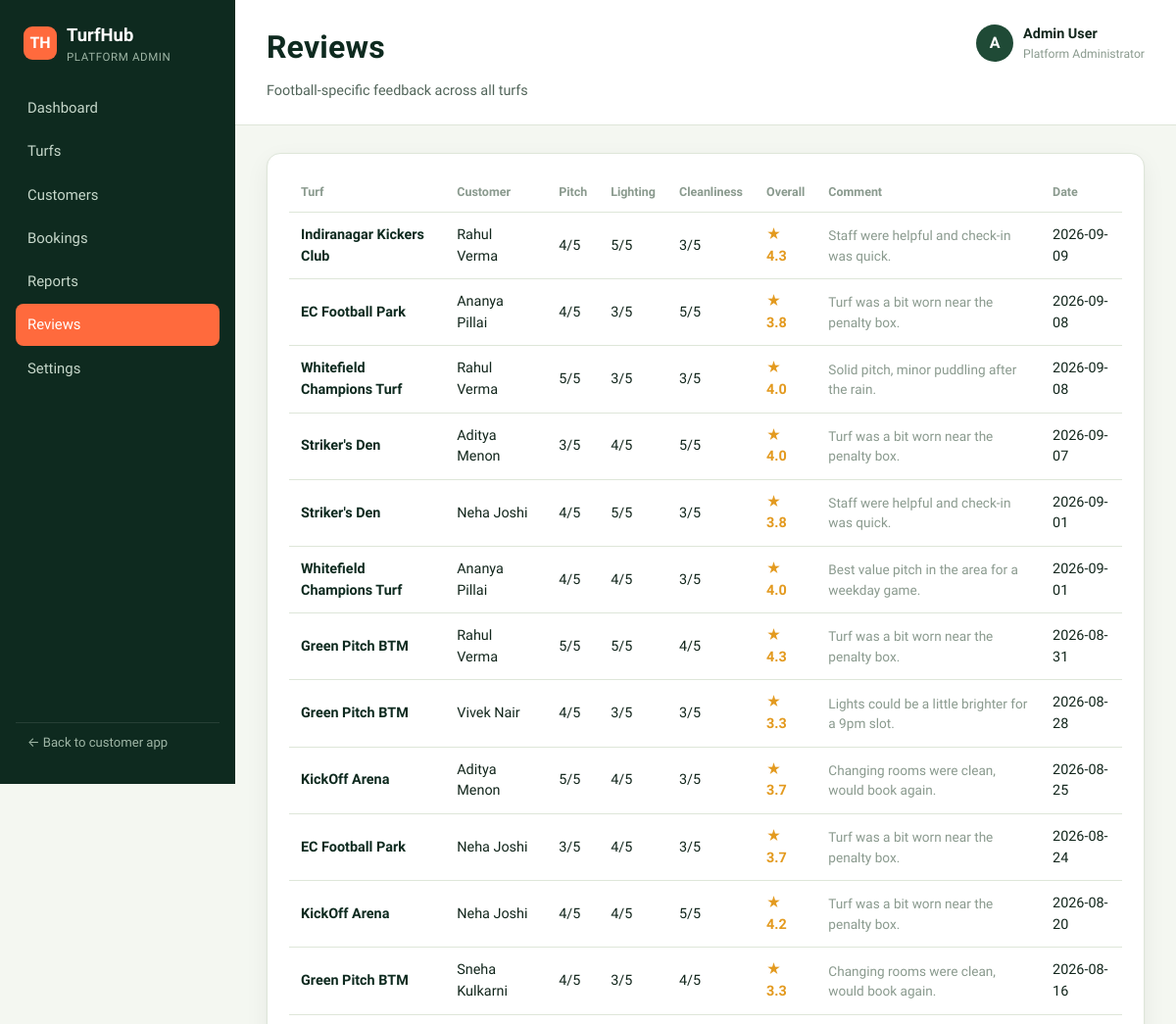
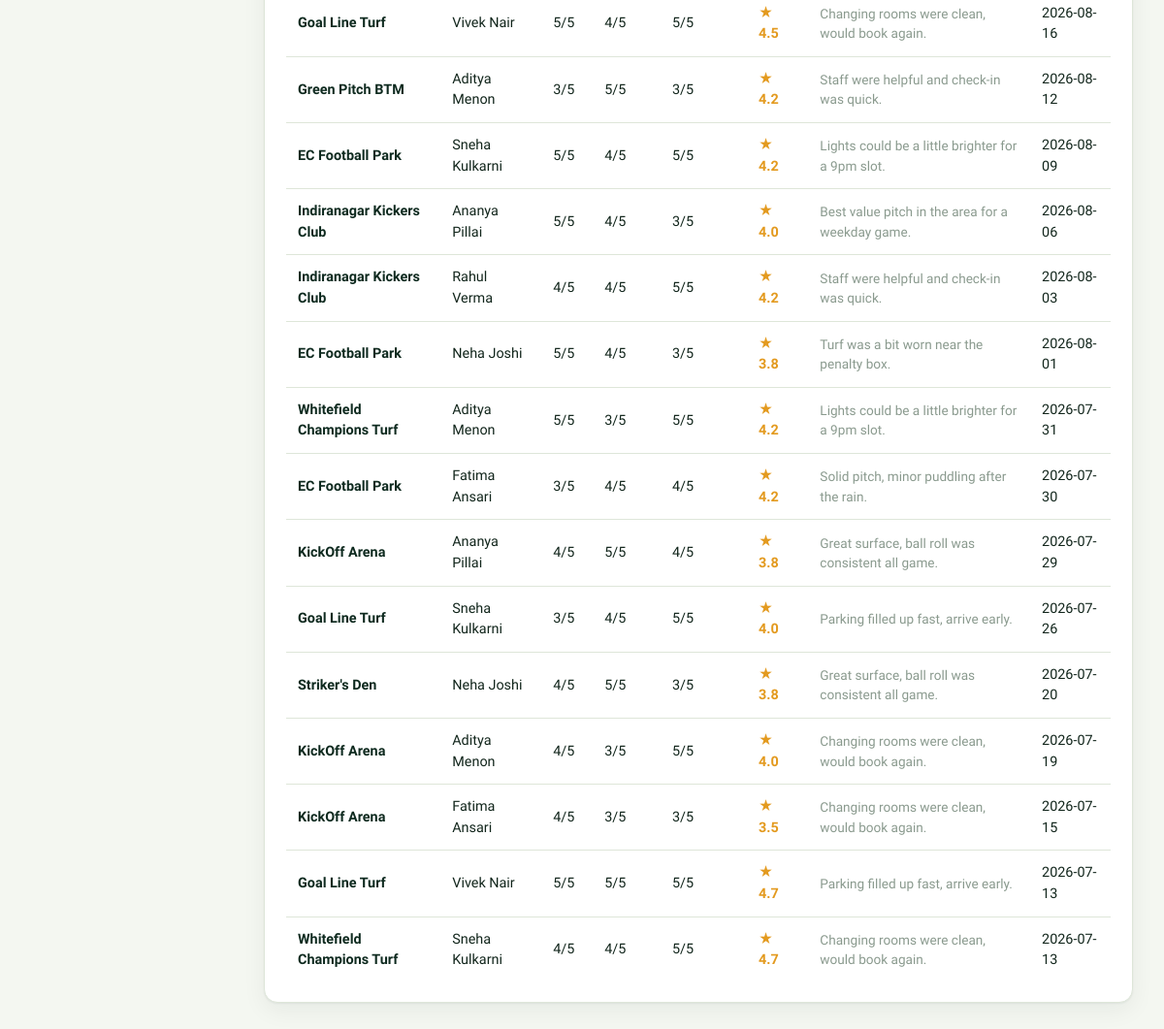
Page /admin/reviews on the committed database (2 pictures, top to bottom).
### tables this page shows
CREATE TABLE reviews (
    id INTEGER PRIMARY KEY,
    turf_id INTEGER REFERENCES turfs(id),
    customer_id INTEGER REFERENCES customers(id),
    pitch_quality INTEGER NOT NULL,
    lighting INTEGER NOT NULL,
    cleanliness INTEGER NOT NULL,
    maintenance INTEGER NOT NULL,
    facilities_rating INTEGER NOT NULL,
    value_for_money INTEGER NOT NULL,
    overall REAL NOT NULL,
    comment TEXT NOT NULL,
    review_date TEXT NOT NULL
);

CREATE TABLE turfs (
    id INTEGER PRIMARY KEY,
    name TEXT NOT NULL,
    area TEXT NOT NULL,
    address TEXT NOT NULL,
    manager_id INTEGER REFERENCES managers(id),
    price_per_hour INTEGER NOT NULL,
    turf_type TEXT NOT NULL,          -- 5-a-side / 6-a-side / 7-a-side / 11-a-side
    surface_type TEXT NOT NULL,       -- Artificial Turf / Hybrid Grass / Natural Grass
    description TEXT NOT NULL,
    facilities TEXT NOT NULL,         -- comma separated
    opening_time TEXT NOT NULL,
    closing_time TEXT NOT NULL,
    rating REAL NOT NULL,
    status TEXT NOT NULL DEFAULT 'pending',       -- active / pending / suspended
    verified INTEGER NOT NULL DEFAULT 0,
    image TEXT NOT NULL,
    phone TEXT NOT NULL,
    distance_km REAL NOT NULL,
    created_at TEXT NOT NULL
);

CREATE TABLE customers (
    id INTEGER PRIMARY KEY,
    name TEXT NOT NULL,
    email TEXT NOT NULL,
    phone TEXT NOT NULL,
    joined_date TEXT NOT NULL
);

### blueprints/admin/routes.py (the view)
@admin_bp.route("/reviews")
def reviews():
    conn = get_db()
    rows = conn.execute(
        """SELECT reviews.*, turfs.name as turf_name, customers.name as customer_name
           FROM reviews
           JOIN turfs ON turfs.id = reviews.turf_id
           JOIN customers ON customers.id = reviews.customer_id
           ORDER BY review_date DESC LIMIT 50"""
    ).fetchall()
    conn.close()
    return render_template("admin/reviews.html", reviews=rows)

### database.py (called while the page is built)
def get_db():
    conn = sqlite3.connect(DATABASE_PATH)
    conn.row_factory = sqlite3.Row
    conn.execute("PRAGMA foreign_keys = ON")
    return conn

### templates/admin/reviews.html (shortened to what this page needs)
{% extends "base_admin.html" %}
{% block admin_title %}Reviews{% endblock %}
{% block admin_subtitle %}Football-specific feedback across all turfs{% endblock %}
{% block admin_content %}
<div class="panel">
  <div class="table-wrap">
    <table class="data-table">
      <thead><tr><th>Turf</th><th>Customer</th><th>Pitch</th><th>Lighting</th><th>Cleanliness</th><th>Overall</th><th>Comment</th><th>Date</th></tr></thead>
      <tbody>
        {% for r in reviews %}
        <tr>
          <td class="cell-name">{{ r.turf_name }}</td>
          <td>{{ r.customer_name }}</td>
          <td>{{ r.pitch_quality }}/5</td>
          <td>{{ r.lighting }}/5</td>
          <td>{{ r.cleanliness }}/5</td>
          <td class="stars">★ {{ r.overall }}</td>
          <td class="cell-muted">{{ r.comment }}</td>
          <td>{{ r.review_date }}</td>
        </tr>
        {% endfor %}
      </tbody>
    </table>
  </div>
</div>
{% endblock %}

### static/css/style.css (style rules this page uses)
:root { --bg: #F4F7F1; --bg-alt: #FFFFFF; --pitch-900: #0E2A1F; --pitch-800: #163829; --pitch-700: #1F4A36; --pitch-600: #2C5F45; --line: #DEE6D9; --line-strong: #C6D1C0; --ink: #12261C; --ink-soft: #52655A; --ink-faint: #8A9A8E; --accent: #FF6A3D; --accent-dark: #E14F22; --accent-soft: #FFE4D8; --amber: #E39A1F; --amber-soft: #FCEDCB; --success: #2E7D4F; --success-soft: #DCEFE1; --danger: #C63C3C; --danger-soft: #FBE1DF; --radius-sm: 8px; --radius-md: 14px; --radius-lg: 20px; --shadow-card: 0 1px 2px rgba(14,42,31,0.06), 0 8px 24px rgba(14,42,31,0.06); --font-display: 'Barlow Condensed', 'Arial Narrow', sans-serif; --font-body: 'Work Sans', -apple-system, sans-serif; }
* { box-sizing: border-box; }
html, body { margin: 0; padding: 0; }
body { font-family: var(--font-body); background: var(--bg); color: var(--ink); line-height: 1.5; -webkit-font-smoothing: antialiased; }
.panel { background: var(--bg-alt); border: 1px solid var(--line); border-radius: var(--radius-md); padding: 20px 22px; margin-bottom: 20px; box-shadow: var(--shadow-card); }
.table-wrap { overflow-x: auto; }
table.data-table { width: 100%; border-collapse: collapse; font-size: 0.9rem; }
.data-table th { text-align: left; padding: 10px 12px; color: var(--ink-faint); font-weight: 600; border-bottom: 1px solid var(--line); font-size: 0.78rem; }
.data-table td { padding: 12px; border-bottom: 1px solid var(--line); vertical-align: middle; }
.data-table tr:last-child td { border-bottom: none; }
.cell-name { font-weight: 600; color: var(--pitch-900); }
.cell-muted { color: var(--ink-faint); font-size: 0.85rem; }
.stars { color: var(--amber); font-weight: 700; }

### rows in the picture
reviews: turf_name "Indiranagar Kickers Club", customer_name "Rahul Verma", pitch_quality "4", lighting "5", cleanliness "3", overall "4.3", comment "Staff were helpful and check-in was quick.", review_date "2026-09-09"
reviews: turf_name "EC Football Park", customer_name "Ananya Pillai", pitch_quality "4", lighting "3", cleanliness "5", overall "3.8", comment "Turf was a bit worn near the penalty box.", review_date "2026-09-08"
reviews: turf_name "Whitefield Champions Turf", customer_name "Rahul Verma", pitch_quality "5", lighting "3", cleanliness "3", overall "4.0", comment "Solid pitch, minor puddling after the rain.", review_date "2026-09-08"
reviews: turf_name "Striker's Den", customer_name "Aditya Menon", pitch_quality "3", lighting "4", cleanliness "5", overall "4.0", comment "Turf was a bit worn near the penalty box.", review_date "2026-09-07"
reviews: turf_name "Striker's Den", customer_name "Neha Joshi", pitch_quality "4", lighting "5", cleanliness "3", overall "3.8", comment "Staff were helpful and check-in was quick.", review_date "2026-09-01"
reviews: turf_name "Whitefield Champions Turf", customer_name "Ananya Pillai", pitch_quality "4", lighting "4", cleanliness "3", overall "4.0", comment "Best value pitch in the area for a weekday game.", review_date "2026-09-01"
reviews: turf_name "Green Pitch BTM", customer_name "Rahul Verma", pitch_quality "5", lighting "5", cleanliness "4", overall "4.3", comment "Turf was a bit worn near the penalty box.", review_date "2026-08-31"
reviews: turf_name "Green Pitch BTM", customer_name "Vivek Nair", pitch_quality "4", lighting "3", cleanliness "3", overall "3.3", comment "Lights could be a little brighter for a 9pm slot.", review_date "2026-08-28"
reviews: turf_name "KickOff Arena", customer_name "Aditya Menon", pitch_quality "5", lighting "4", cleanliness "3", overall "3.7", comment "Changing rooms were clean, would book again.", review_date "2026-08-25"
reviews: turf_name "EC Football Park", customer_name "Neha Joshi", pitch_quality "3", lighting "4", cleanliness "3", overall "3.7", comment "Turf was a bit worn near the penalty box.", review_date "2026-08-24"
reviews: turf_name "KickOff Arena", customer_name "Neha Joshi", pitch_quality "4", lighting "4", cleanliness "5", overall "4.2", comment "Turf was a bit worn near the penalty box.", review_date "2026-08-20"
reviews: turf_name "Green Pitch BTM", customer_name "Sneha Kulkarni", pitch_quality "4", lighting "3", cleanliness "4", overall "3.3", comment "Changing rooms were clean, would book again.", review_date "2026-08-16"
reviews: turf_name "Goal Line Turf", customer_name "Vivek Nair", pitch_quality "5", lighting "4", cleanliness "5", overall "4.5", comment "Changing rooms were clean, would book again.", review_date "2026-08-16"
reviews: turf_name "Green Pitch BTM", customer_name "Aditya Menon", pitch_quality "3", lighting "5", cleanliness "3", overall "4.2", comment "Staff were helpful and check-in was quick.", review_date "2026-08-12"
reviews: turf_name "EC Football Park", customer_name "Sneha Kulkarni", pitch_quality "5", lighting "4", cleanliness "5", overall "4.2", comment "Lights could be a little brighter for a 9pm slot.", review_date "2026-08-09"
reviews: turf_name "Indiranagar Kickers Club", customer_name "Ananya Pillai", pitch_quality "5", lighting "4", cleanliness "3", overall "4.0", comment "Best value pitch in the area for a weekday game.", review_date "2026-08-06"
reviews: turf_name "Indiranagar Kickers Club", customer_name "Rahul Verma", pitch_quality "4", lighting "4", cleanliness "5", overall "4.2", comment "Staff were helpful and check-in was quick.", review_date "2026-08-03"
reviews: turf_name "EC Football Park", customer_name "Neha Joshi", pitch_quality "5", lighting "4", cleanliness "3", overall "3.8", comment "Turf was a bit worn near the penalty box.", review_date "2026-08-01"
reviews: turf_name "Whitefield Champions Turf", customer_name "Aditya Menon", pitch_quality "5", lighting "3", cleanliness "5", overall "4.2", comment "Lights could be a little brighter for a 9pm slot.", review_date "2026-07-31"
reviews: turf_name "EC Football Park", customer_name "Fatima Ansari", pitch_quality "3", lighting "4", cleanliness "4", overall "4.2", comment "Solid pitch, minor puddling after the rain.", review_date "2026-07-30"
reviews: turf_name "KickOff Arena", customer_name "Ananya Pillai", pitch_quality "4", lighting "5", cleanliness "4", overall "3.8", comment "Great surface, ball roll was consistent all game.", review_date "2026-07-29"
reviews: turf_name "Goal Line Turf", customer_name "Sneha Kulkarni", pitch_quality "3", lighting "4", cleanliness "5", overall "4.0", comment "Parking filled up fast, arrive early.", review_date "2026-07-26"
reviews: turf_name "Striker's Den", customer_name "Neha Joshi", pitch_quality "4", lighting "5", cleanliness "3", overall "3.8", comment "Great surface, ball roll was consistent all game.", review_date "2026-07-20"
reviews: turf_name "KickOff Arena", customer_name "Aditya Menon", pitch_quality "4", lighting "3", cleanliness "5", overall "4.0", comment "Changing rooms were clean, would book again.", review_date "2026-07-19"
reviews: turf_name "KickOff Arena", customer_name "Fatima Ansari", pitch_quality "4", lighting "3", cleanliness "3", overall "3.5", comment "Changing rooms were clean, would book again.", review_date "2026-07-15"
reviews: turf_name "Goal Line Turf", customer_name "Vivek Nair", pitch_quality "5", lighting "5", cleanliness "5", overall "4.7", comment "Parking filled up fast, arrive early.", review_date "2026-07-13"
reviews: turf_name "Whitefield Champions Turf", customer_name "Sneha Kulkarni", pitch_quality "4", lighting "4", cleanliness "5", overall "4.7", comment "Changing rooms were clean, would book again.", review_date "2026-07-13"
